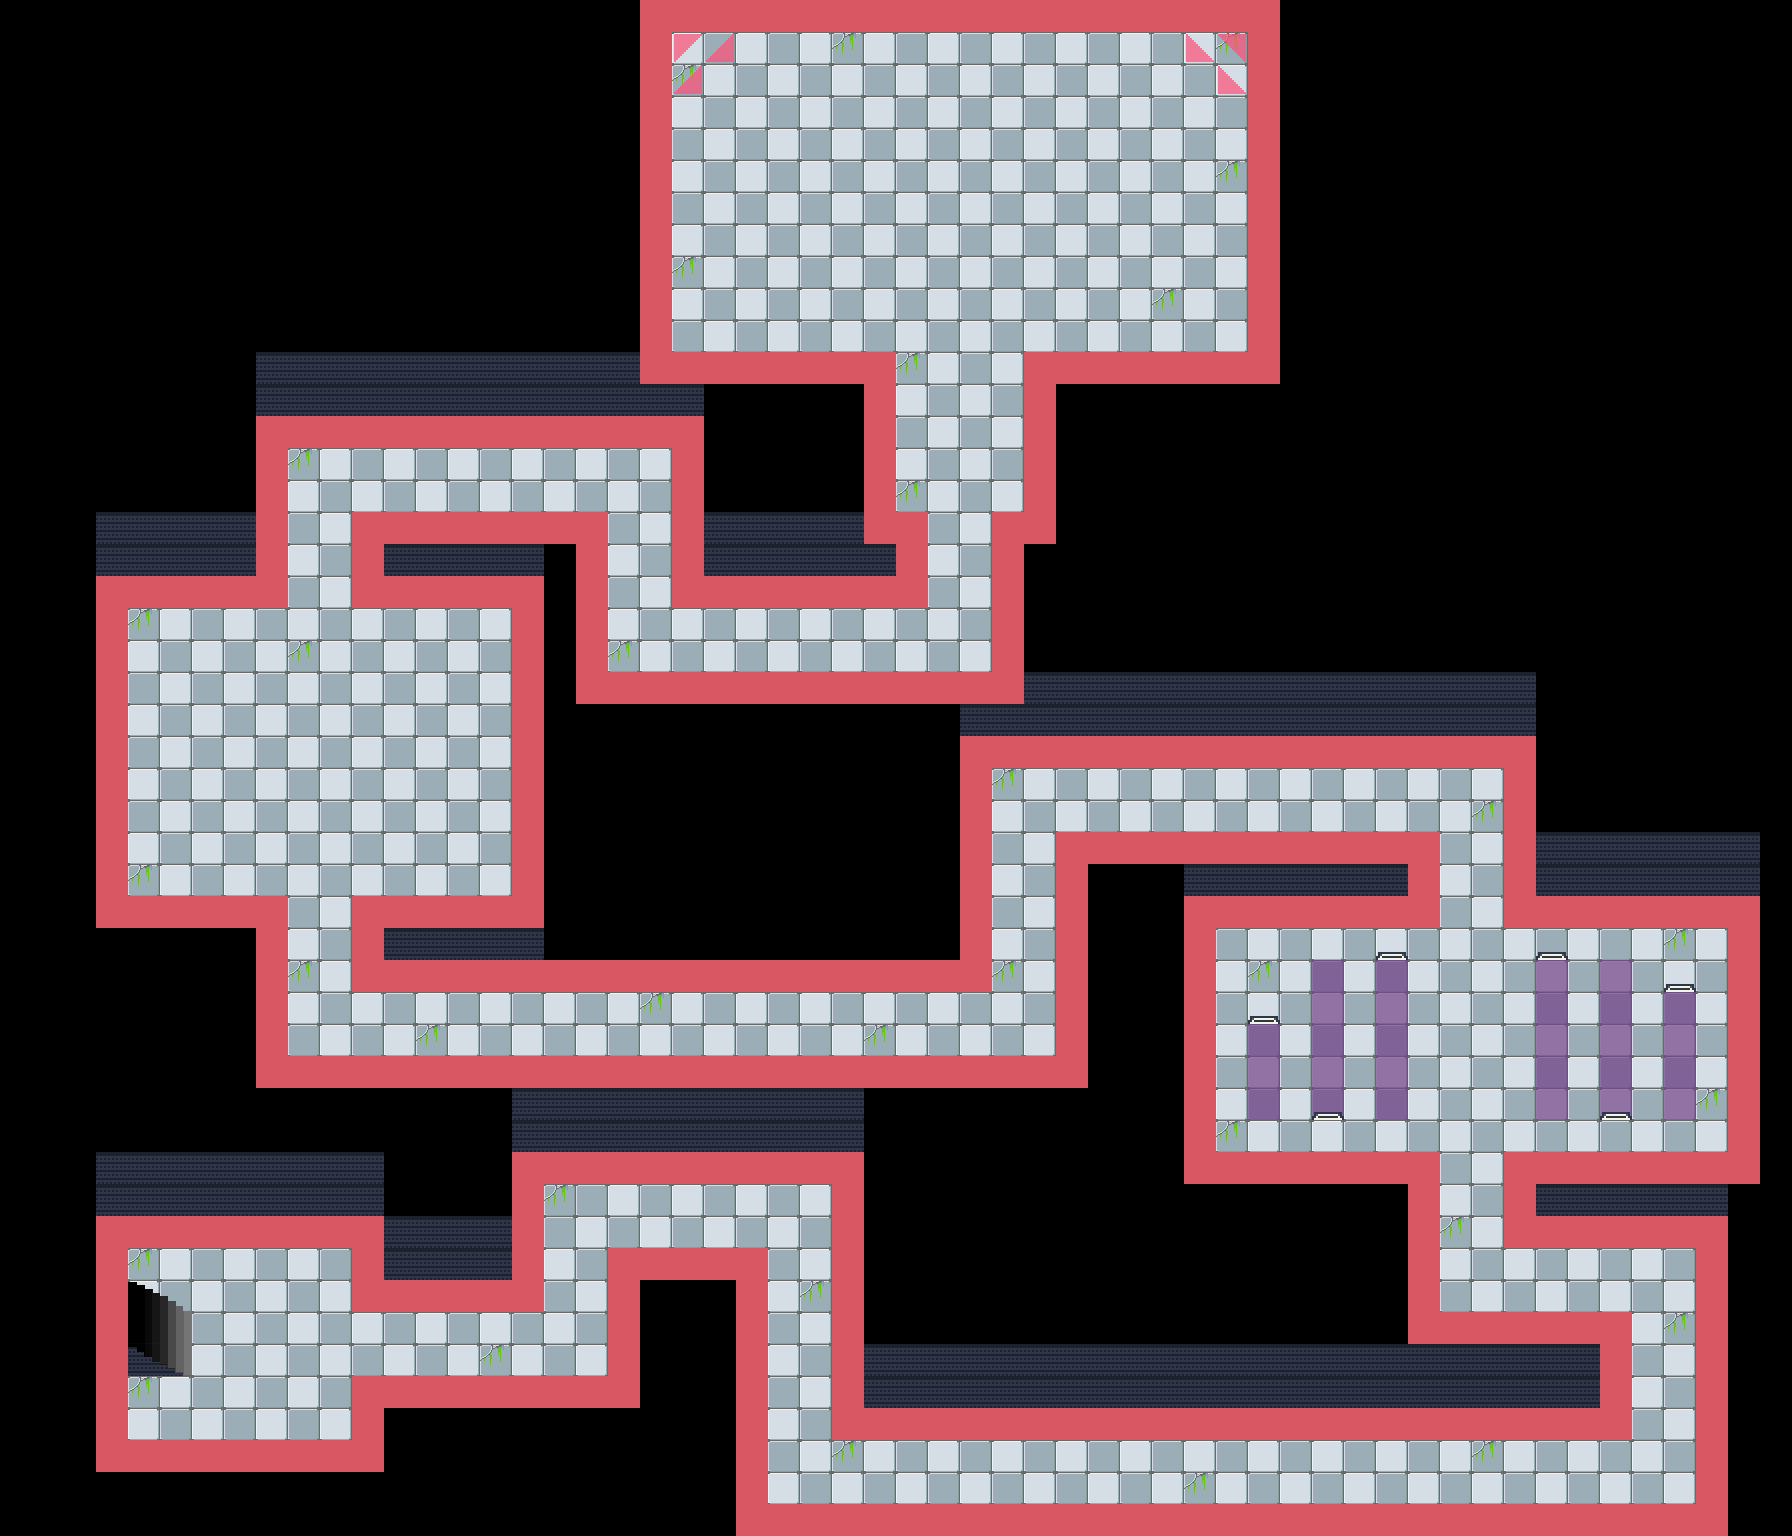

Rendered tile map (Tiled .tmx) drawn with the repository's tilesets; below, a short description and the map source with its tile grids summarised:
An orthogonal 56x48 tile map with 32x32 px tiles, 7 tile layers (Walls, Outline, Floor, Puzzles, ...), 3 tilesets.

<map version="1.9" tiledversion="1.9.2" orientation="orthogonal" renderorder="right-down" width="56" height="48" tilewidth="32" tileheight="32" infinite="0" nextlayerid="13" nextobjectid="1">
 <tileset firstgid="1" name="Temp_tiles" tilewidth="32" tileheight="32" tilecount="12" columns="3">
  <image source="Tilesets/Temp_tiles.png" width="96" height="128" />
 </tileset>
 <tileset firstgid="13" name="industrial_v2_edit" tilewidth="32" tileheight="32" tilecount="1024" columns="32">
  <image source="Tilesets/industrial_v2_edit.png" width="1024" height="1024" />
 </tileset>
 <tileset firstgid="1037" name="lab tileset finished transparent" tilewidth="32" tileheight="32" tilecount="540" columns="30">
  <image source="Tilesets/lab_tileset_finished_transparent.png" width="960" height="576" />
 </tileset>
 <layer id="4" name="Walls" width="56" height="48">
  <properties>
   <property name="Draw" type="bool" value="true" />
   <property name="Navigation" type="bool" value="false" />
  </properties>
  <data>[2688 cells, 567 non-empty, 1 distinct tile ids]</data>
 </layer>
 <layer id="10" name="Outline" width="56" height="48">
  <properties>
   <property name="Draw" type="bool" value="true" />
   <property name="Navigation" type="bool" value="false" />
  </properties>
  <data>[2688 cells, 123 non-empty, 1 distinct tile ids]</data>
 </layer>
 <layer id="9" name="Floor" width="56" height="48">
  <properties>
   <property name="Draw" type="bool" value="true" />
   <property name="Navigation" type="bool" value="false" />
  </properties>
  <data>[2688 cells, 768 non-empty, 12 distinct tile ids]</data>
 </layer>
 <layer id="11" name="Puzzles" width="56" height="48" opacity="0.7">
  <properties>
   <property name="Draw" type="bool" value="false" />
   <property name="Navigation" type="bool" value="false" />
  </properties>
  <data>[2688 cells, 33 non-empty, 5 distinct tile ids]</data>
 </layer>
 <layer id="8" name="Crosses" width="56" height="48">
  <properties>
   <property name="Draw" type="bool" value="true" />
   <property name="Navigation" type="bool" value="false" />
  </properties>
  <data>[2688 cells, 6 non-empty, 1 distinct tile ids]</data>
 </layer>
 <layer id="12" name="Stairs" width="56" height="48">
  <properties>
   <property name="Draw" type="bool" value="true" />
   <property name="Navigation" type="bool" value="false" />
  </properties>
  <data>[2688 cells, 6 non-empty, 6 distinct tile ids]</data>
 </layer>
 <layer id="2" name="Collisions" width="56" height="48">
  <properties>
   <property name="Draw" type="bool" value="false" />
   <property name="Navigation" type="bool" value="true" />
  </properties>
  <data>[2688 cells, 478 non-empty, 1 distinct tile ids]</data>
 </layer>
</map>
